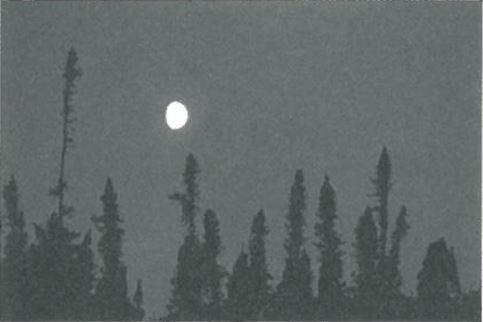
#> input picture 영상처리_이진&오츄&라벨링_3/pic3.JPG, 483 x 322 px, found by its file name
$ python simple_binary-p67.py
#> lines starting #> are read from the running program, lines starting #| are printed output that depends on the picture; after the words box and inside, x2 and y2 are one past the last pixel; in counts of white or black regions, pixels touching at a corner belong together
import cv2 as cv
import numpy as np
import matplotlib.pyplot as plt

roi = cv.imread('pic3.jpg')
#> roi is the input picture: shape (322, 483, 3); mean B, G, R 102.5, 103, 96.5
# Opencv에서 imread함수를 사용하면 흑백이미지여도, rgb 3채널로 입력된다.
gray = cv.cvtColor(roi,cv.COLOR_BGR2GRAY)
# 흑백으로 바꿔서 채널을 하나로 줄인다.
binary = np.zeros((gray.shape[0],gray.shape[1]),dtype=np.uint8)

# roi[0,0,0] # b 0,0
for i in range(gray.shape[0]):
    for j in range(gray.shape[1]):
        if (gray[i][j] >= 127):
            binary[i][j] = 255
        else:
            binary[i][j] = 0
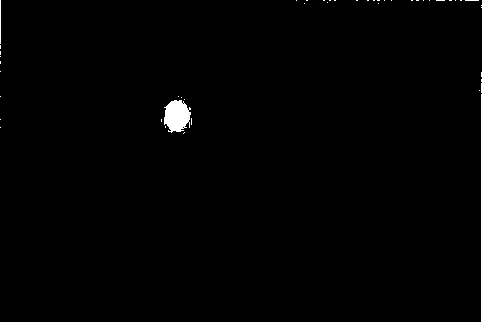
#> binary: shape (322, 483); 0.88% white; 42 white regions (39 under 20 px), largest, box (x1, y1, x2, y2) and area: (164, 100, 191, 133) 658, (481, 0, 483, 322) 570, (0, 0, 1, 44) 44


plt.subplot(1,3,1)
b,g,r = cv.split(roi)
roi_rgb = cv.merge([r,g,b])
plt.imshow(roi_rgb)
#plt.imshow(negative_img)
plt.subplot(1,3,2)
plt.imshow(gray, cmap='gray')
plt.subplot(1,3,3)
plt.imshow(binary, cmap='gray')
plt.show()
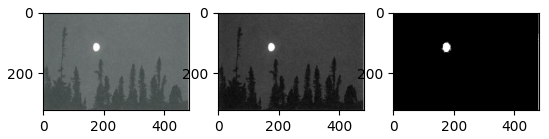
#> figure drawn by matplotlib, 3 panels

$ run again, with 영상처리_이진&오츄&라벨링_3/pic1.JPG copied over 영상처리_이진&오츄&라벨링_3/pic3.JPG
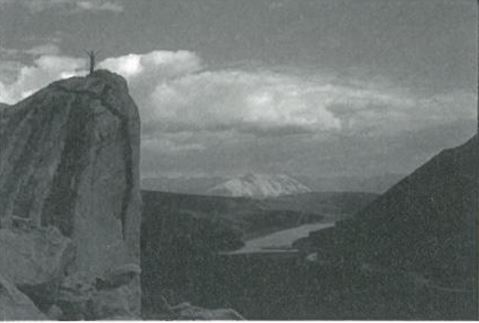
#> input picture 영상처리_이진&오츄&라벨링_3/pic1.JPG, 479 x 323 px, found by its file name
#> roi is the input picture: shape (323, 479, 3); mean B, G, R 109.1, 110.5, 104.6
#> after the loop `for i in range(gray.shape[0]):`:
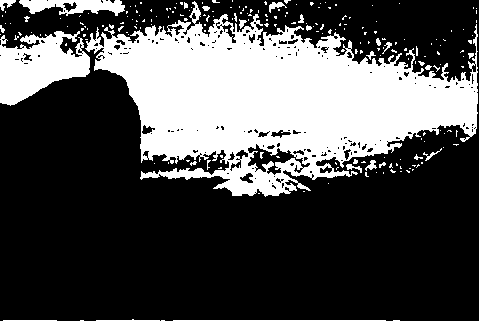
#> binary: shape (323, 479); 31% white; 212 white regions (190 under 20 px), largest, box (x1, y1, x2, y2) and area: (85, 1, 478, 197) 39814, (0, 31, 90, 106) 4120, (0, 319, 479, 323) 1306
#> `plt.show()`:
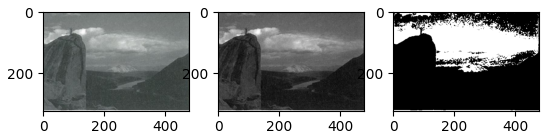
#> figure drawn by matplotlib, 3 panels

$ run again, with 영상처리_이진&오츄&라벨링_3/pic2.JPG copied over 영상처리_이진&오츄&라벨링_3/pic3.JPG
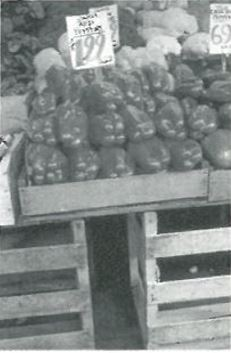
#> input picture 영상처리_이진&오츄&라벨링_3/pic2.JPG, 231 x 353 px, found by its file name
#> roi is the input picture: shape (353, 231, 3); mean B, G, R 136.6, 137.6, 132.2
#> after the loop `for i in range(gray.shape[0]):`:
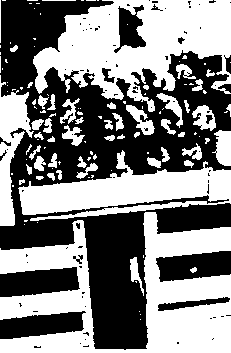
#> binary: shape (353, 231); 50.8% white; 88 black regions (73 under 20 px), largest, box (x1, y1, x2, y2) and area: (0, 0, 231, 350) 32973, (0, 267, 80, 297) 1819, (156, 251, 231, 282) 1713
#> `plt.show()`:
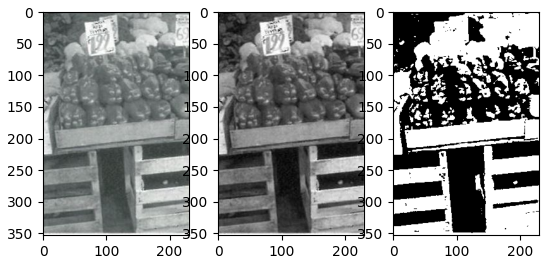
#> figure drawn by matplotlib, 3 panels
